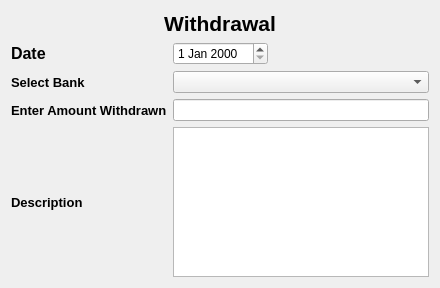
                  <widget class="QWidget" name="page_home">
                   <layout class="QVBoxLayout" name="verticalLayout_10">
                    <item>
                     <layout class="QGridLayout" name="gridLayout_3">
                      <item row="6" column="0">
                       <widget class="QLabel" name="label_4">
                        <property name="font">
                         <font>
                          <family>Segoe UI</family>
                          <pointsize>10</pointsize>
                          <weight>75</weight>
                          <bold>true</bold>
                         </font>
                        </property>
                        <property name="text">
                         <string>Enter Amount Withdrawn</string>
                        </property>
                       </widget>
                      </item>
                      <item row="7" column="0">
                       <widget class="QLabel" name="label_3">
                        <property name="font">
                         <font>
                          <pointsize>10</pointsize>
                          <weight>75</weight>
                          <bold>true</bold>
                         </font>
                        </property>
                        <property name="text">
                         <string>Description</string>
                        </property>
                       </widget>
                      </item>
                      <item row="1" column="0" colspan="4">
                       <widget class="QLabel" name="label_16">
                        <property name="enabled">
                         <bool>true</bool>
                        </property>
                        <property name="sizePolicy">
                         <sizepolicy hsizetype="Preferred" vsizetype="Preferred">
                          <horstretch>0</horstretch>
                          <verstretch>0</verstretch>
                         </sizepolicy>
                        </property>
                        <property name="maximumSize">
                         <size>
                          <width>16777215</width>
                          <height>30</height>
                         </size>
                        </property>
                        <property name="font">
                         <font>
                          <family>Segoe UI</family>
                          <pointsize>16</pointsize>
                          <weight>75</weight>
                          <bold>true</bold>
                         </font>
                        </property>
                        <property name="cursor">
                         <cursorShape>ArrowCursor</cursorShape>
                        </property>
                        <property name="autoFillBackground">
                         <bool>false</bool>
                        </property>
                        <property name="styleSheet">
                         <string notr="true"/>
                        </property>
                        <property name="text">
                         <string>Withdrawal</string>
                        </property>
                        <property name="scaledContents">
                         <bool>true</bool>
                        </property>
                        <property name="alignment">
                         <set>Qt::AlignHCenter|Qt::AlignTop</set>
                        </property>
                        <property name="indent">
                         <number>0</number>
                        </property>
                       </widget>
                      </item>
                      <item row="5" column="0">
                       <widget class="QLabel" name="label_2">
                        <property name="font">
                         <font>
                          <family>Segoe UI</family>
                          <pointsize>10</pointsize>
                          <weight>75</weight>
                          <bold>true</bold>
                         </font>
                        </property>
                        <property name="text">
                         <string>Select Bank</string>
                        </property>
                       </widget>
                      </item>
                      <item row="2" column="0">
                       <widget class="QLabel" name="label">
                        <property name="maximumSize">
                         <size>
                          <width>16777215</width>
                          <height>30</height>
                         </size>
                        </property>
                        <property name="font">
                         <font>
                          <pointsize>12</pointsize>
                          <weight>75</weight>
                          <bold>true</bold>
                         </font>
                        </property>
                        <property name="text">
                         <string>Date</string>
                        </property>
                       </widget>
                      </item>
                      <item row="2" column="1">
                       <widget class="QDateEdit" name="dateEdit"/>
                      </item>
                      <item row="7" column="1" colspan="3">
                       <widget class="QTextEdit" name="textEdit">
                        <property name="maximumSize">
                         <size>
                          <width>16777215</width>
                          <height>150</height>
                         </size>
                        </property>
                       </widget>
                      </item>
                      <item row="6" column="1" colspan="3">
                       <widget class="QLineEdit" name="lineEdit_4">
                        <property name="maximumSize">
                         <size>
                          <width>16777215</width>
                          <height>30</height>
                         </size>
                        </property>
                       </widget>
                      </item>
                      <item row="5" column="1" colspan="3">
                       <widget class="QComboBox" name="comboBox_3"/>
                      </item>
                     </layout>
                    </item>
                   </layout>
                  </widget>
